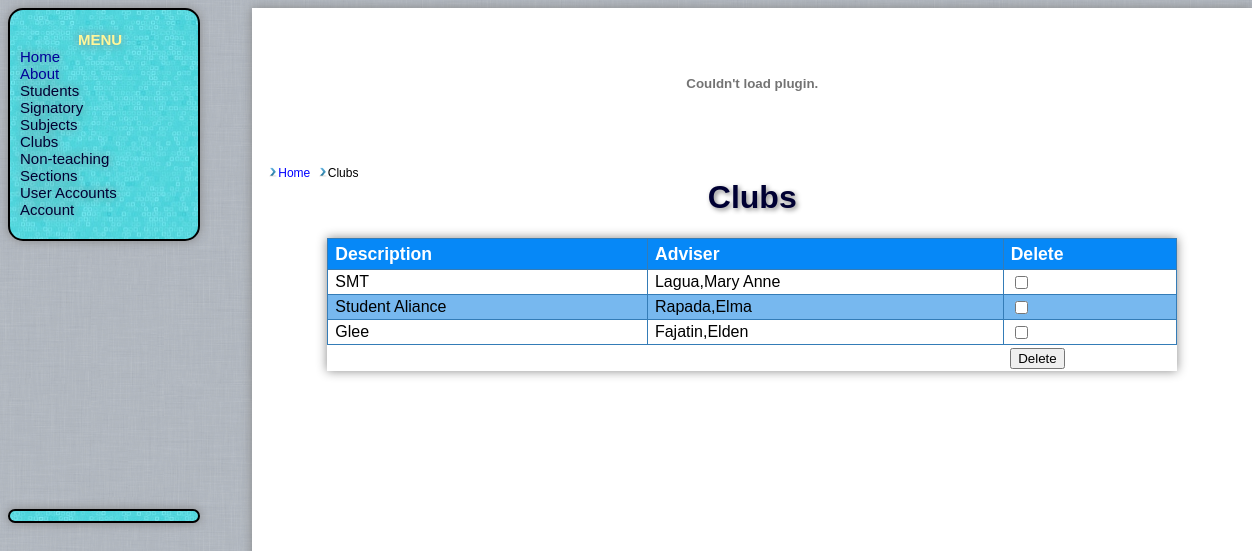
The app's page /clubs_li.php (signed in) with its own data.
### tables this page shows
CREATE TABLE `signatory` (
  `stid` varchar(10) NOT NULL DEFAULT ' ',
  `lname` varchar(255) NOT NULL DEFAULT ' ',
  `fname` varchar(255) NOT NULL DEFAULT ' ',
  `mname` varchar(255) NOT NULL DEFAULT ' ',
  PRIMARY KEY (`stid`),
  KEY `sig_index` (`stid`)
);

CREATE TABLE `clubs` (
  `club_id` int(10) unsigned NOT NULL AUTO_INCREMENT,
  `club` varchar(255) NOT NULL DEFAULT ' ',
  `adviser` varchar(11) NOT NULL DEFAULT '0',
  `announce` varchar(255) NOT NULL DEFAULT 'No Announcements',
  `post_date` varchar(255) NOT NULL DEFAULT ' ',
  PRIMARY KEY (`club_id`),
  KEY `FK_clubs` (`adviser`)
);

### clubs_li.php (the view, shortened to what this page needs)
<?php
include('include/clearance.php');
include("breadcrumbs.php");
$query = "SELECT club,lname,fname,club_id FROM signatory, clubs WHERE adviser = stid";
$result=mysql_query($query) or die ('Error in query: $query.' . mysql_error());
echo "<p><h1>Clubs</h1></p>";
echo '<table id="table">';
echo '<tr><th><b>Description</b></th><th><b>Adviser</b></th><th><b>Delete</th></b>';
echo '</tr><form action="delete.php" method="post">';
$count2=0;
while ($row = mysql_fetch_row($result))
{
        $tr = ($count2%2==0)?'<tr>':'<tr class="alt">';
        echo $tr;
        echo "<td>$row[0]</td>";
        echo "<td>$row[1],$row[2]</td>";
                echo '<td><input type="checkbox" name="delete[]" value="'.$row[3].'"></td>';
        echo '</tr>';
        $count2++;
}
echo '<tr class="button"><td></td><td></td><td><input class="delete" type="submit" name="clubs" value="Delete"></td></tr></form>';
echo '</table>';
?>

### css/general.css (style rules this page uses)
body { font-family:Arial,Helvetica,sans-serif; background: #E0DEDF; background-image:url(img/bg.png); }
#table { position:relative; font-family:"Trebuchet MS", Arial, Helvetica, sans-serif; border-collapse:collapse; width:85%; box-shadow: 0px 0px 10px #888888; -box-shadow:0px 0px 10px #888888; -webkit-box-shadow: 0px 0px 10px #888888; }
#table td, #table th { font-size:1em; border:1px solid #347CB7; padding:3px 7px 2px 7px; background-color:#fff; }
#table th { font-size:1.1em; text-align:left; padding-top:5px; padding-bottom:4px; background-color:#0688F7; color:#ffffff; }
#table tr.alt td { color:#000000; background-color:#77B8EF; }
#group tr td { margin: 20px; }
p { font-size:1em; }
#table tr.button td { border:none; }
h1 { color:#003; text-shadow:2px 2px 5px #888; }

### records on screen
signatory: clubs.club "SMT", lname "Lagua", fname "Mary Anne"
signatory: clubs.club "Student Aliance", lname "Rapada", fname "Elma"
signatory: clubs.club "Glee", lname "Fajatin", fname "Elden"

### other values on screen
$crumb['label'] "Home"
$crumb['label'] "Clubs"
